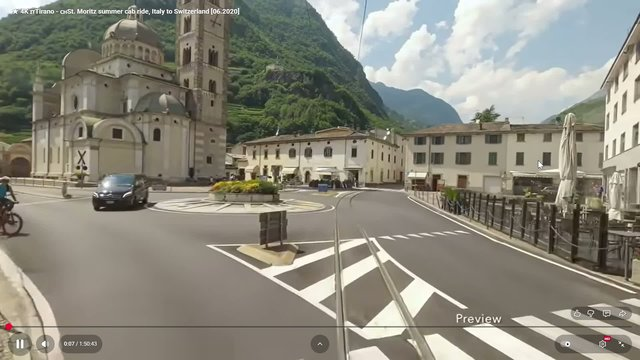
#> input picture media/thumbnails/2025/sample1_1217054958_thumb.jpg, 640 x 360 px
$ python -i preprocessing.py   (imports and definitions only)   (older library calls are emulated)
#> lines starting #> are read from the running program, lines starting #| are printed output that depends on the picture
#> further down, picture is the input picture: shape (360, 640, 3); mean B, G, R 124.8, 137, 139.1
import cv2
import numpy as np
from pathlib import Path
import subprocess
import os

class VideoPreprocessor:
    """동영상 전처리 클래스"""

    PREPROCESSING_METHODS = {
        'harris_corner': 'Harris Corner Detection',
        'gaussian_blur': 'Gaussian Blur',
        'canny_edge': 'Canny Edge Detection',
        'median_blur': 'Median Blur',
        'gray_scale': 'Grayscale',
        'sobel_edge': 'Sobel Edge Detection',
        'threshold': 'Binary Threshold',
        'adaptive_threshold': 'Adaptive Threshold',
        'morphology_open': 'Morphological Opening',
        'morphology_close': 'Morphological Closing',
    }

    # [60 lines left out: functions harris_corner, gaussian_blur, canny_edge, median_blur, gray_scale, not called in this run]

    @staticmethod
    def sobel_edge(frame, params=None):
        """Sobel Edge Detection"""
        params = params or {}
        ksize = params.get('ksize', 3)

        gray = cv2.cvtColor(frame, cv2.COLOR_BGR2GRAY)
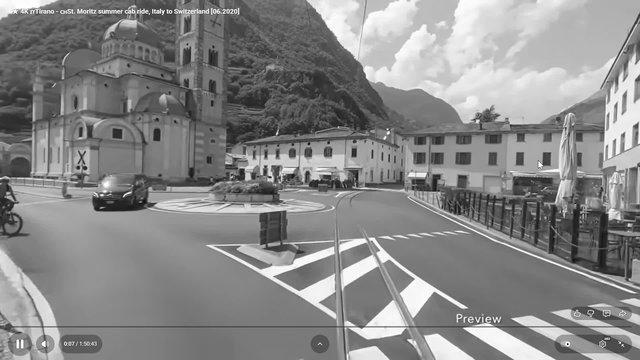
#> gray: shape (360, 640); min 8, max 255, mean 136.2

        sobelx = cv2.Sobel(gray, cv2.CV_64F, 1, 0, ksize=ksize)
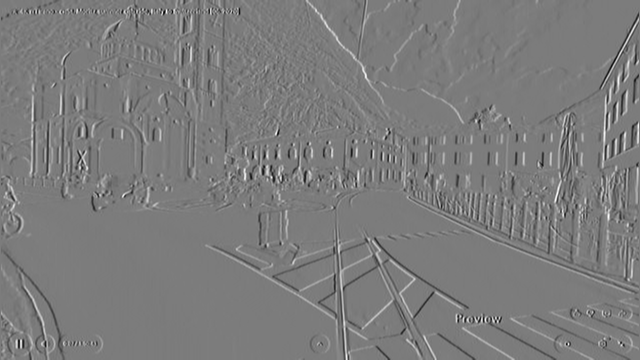
#> sobelx: shape (360, 640) float64; min -674, max 709, mean 0.4; drawn with min black and max white
        sobely = cv2.Sobel(gray, cv2.CV_64F, 0, 1, ksize=ksize)
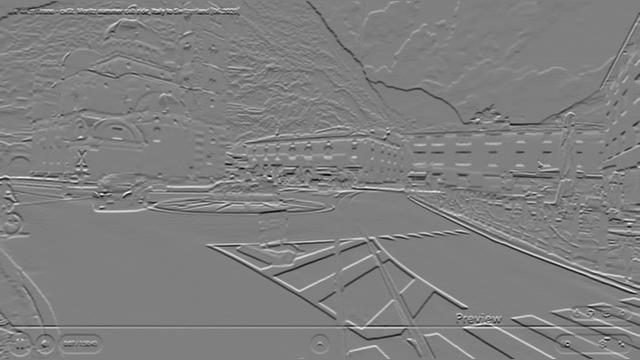
#> sobely: shape (360, 640) float64; min -742, max 738, mean -0.4; drawn with min black and max white

        sobel = np.sqrt(sobelx**2 + sobely**2)
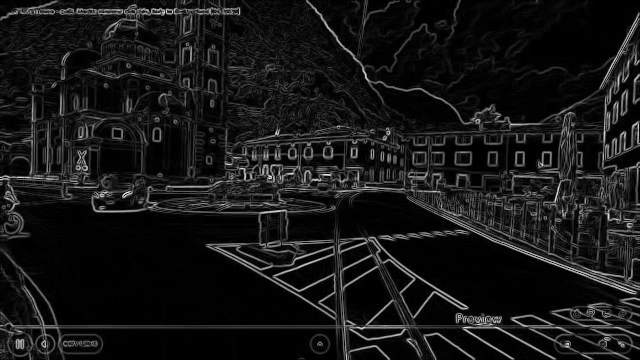
#> sobel: shape (360, 640) float64; min 0, max 785.2, mean 70.8; drawn with min black and max white
        sobel = np.uint8(sobel / sobel.max() * 255)

        return cv2.cvtColor(sobel, cv2.COLOR_GRAY2BGR)

    # [387 lines left out: functions threshold, adaptive_threshold, morphology_open, morphology_close, apply_preprocessing, reencode_with_ffmpeg and 2 more, not called in this run]

>>> import cv2
>>> picture = cv2.imread('../media/thumbnails/2025/sample1_1217054958_thumb.jpg')
>>> result = VideoPreprocessor().sobel_edge(picture)

$ run again, on media/thumbnails/2025/sample2_1218000734_thumb.jpg
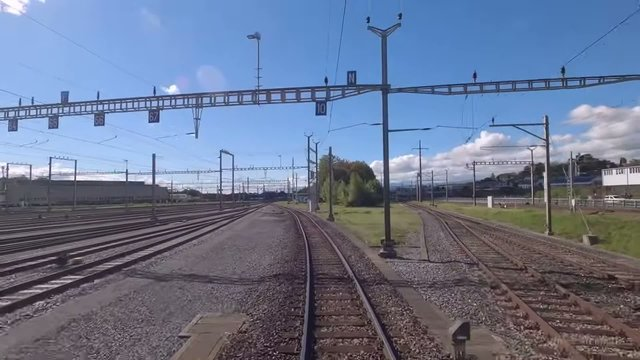
#> input picture media/thumbnails/2025/sample2_1218000734_thumb.jpg, 640 x 360 px
#> picture is the input picture: shape (360, 640, 3); mean B, G, R 144.2, 118.4, 106.7
#> in sobel_edge, `sobely = cv2.Sobel(gray, cv2.CV_64F, 0, 1, ksize=ksize)`:
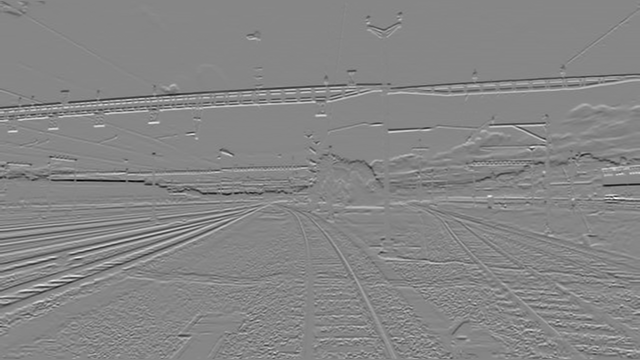
#> sobely: shape (360, 640) float64; min -791, max 709, mean -1.3; drawn with min black and max white
#> in sobel_edge, `sobel = np.sqrt(sobelx**2 + sobely**2)`:
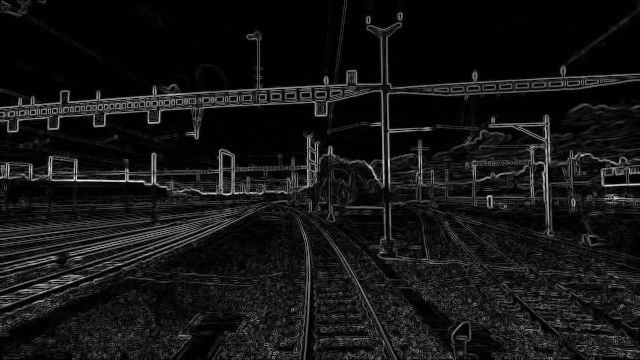
#> sobel: shape (360, 640) float64; min 0, max 791, mean 65.9; drawn with min black and max white

$ run again, on media/thumbnails/2025/sample3_1218000754_thumb.jpg
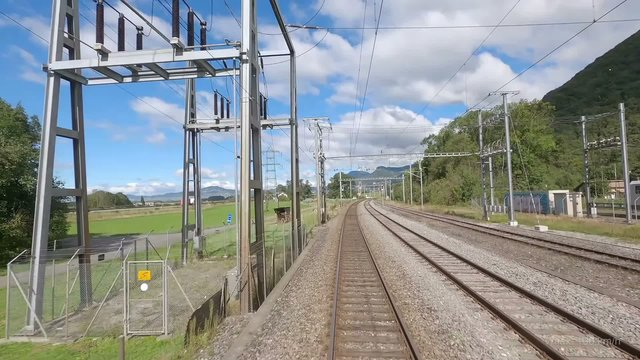
#> input picture media/thumbnails/2025/sample3_1218000754_thumb.jpg, 640 x 360 px
#> picture is the input picture: shape (360, 640, 3); mean B, G, R 144.8, 145.5, 140
#> in sobel_edge, `sobely = cv2.Sobel(gray, cv2.CV_64F, 0, 1, ksize=ksize)`:
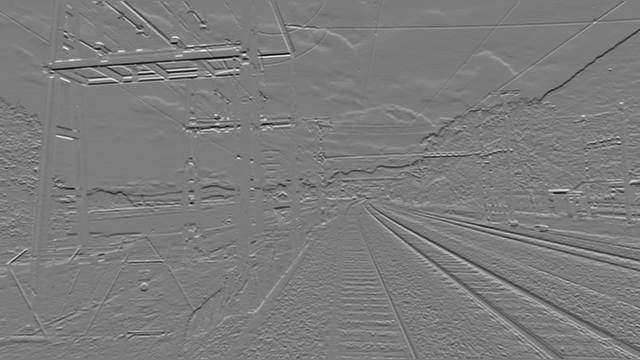
#> sobely: shape (360, 640) float64; min -781, max 813, mean -0.4; drawn with min black and max white
#> in sobel_edge, `sobel = np.sqrt(sobelx**2 + sobely**2)`:
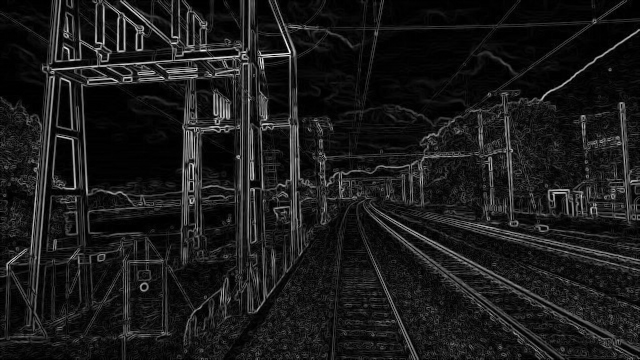
#> sobel: shape (360, 640) float64; min 0, max 850, mean 88.6; drawn with min black and max white

$ run again, on media/thumbnails/2025/sample4_1218000806_thumb.jpg
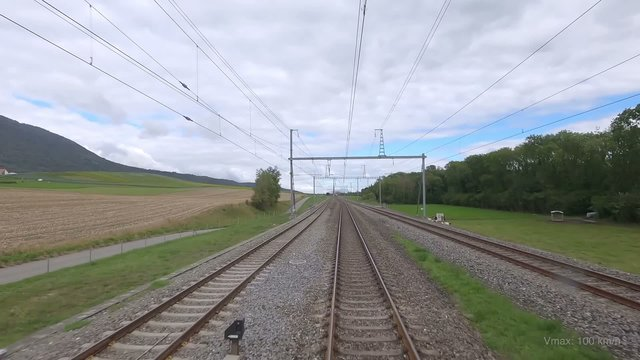
#> input picture media/thumbnails/2025/sample4_1218000806_thumb.jpg, 640 x 360 px
#> picture is the input picture: shape (360, 640, 3); mean B, G, R 152.4, 151.3, 148
#> in sobel_edge, `sobely = cv2.Sobel(gray, cv2.CV_64F, 0, 1, ksize=ksize)`:
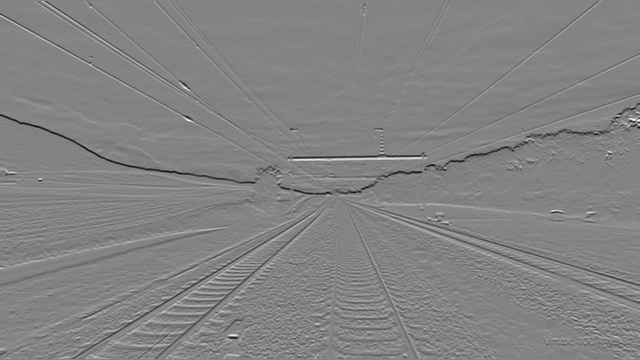
#> sobely: shape (360, 640) float64; min -684, max 639, mean -2.7; drawn with min black and max white
#> in sobel_edge, `sobel = np.sqrt(sobelx**2 + sobely**2)`:
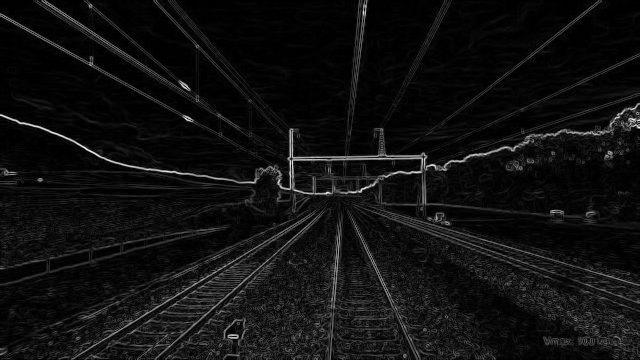
#> sobel: shape (360, 640) float64; min 0, max 684, mean 45.2; drawn with min black and max white
